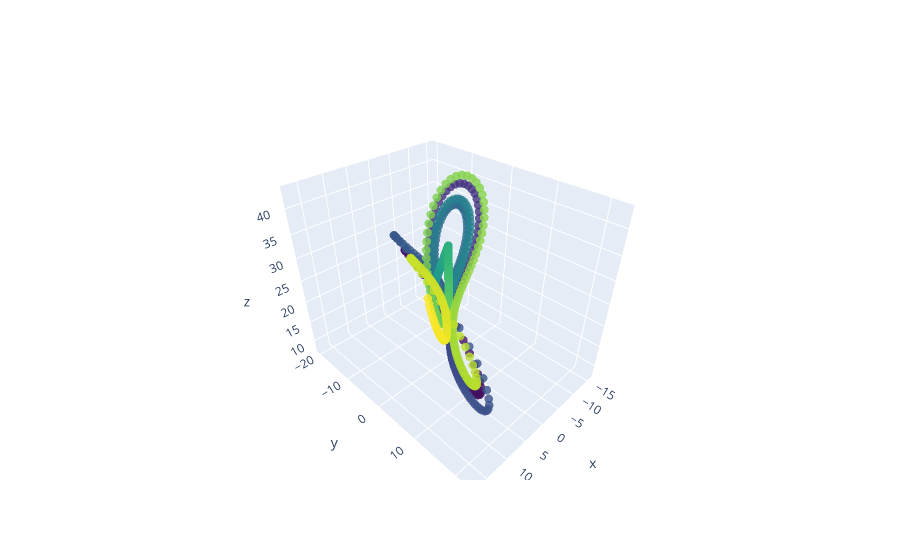

This figure's notebook cell:
### Code cell
import plotly.graph_objects as go
import numpy as np

points_before_break = 400
points_after_break = 600
last_pt = l63[:,points_before_break-1]
skip_length = 50
next_pt = l63[:,points_before_break+skip_length]
center_pt = [-10,-10,26]
number_connecting1 = 100
number_connecting2 = number_connecting1
connecting_sequence1 = np.linspace(last_pt,center_pt,num=number_connecting1)
connecting_sequence2 = np.linspace(center_pt, next_pt, num=number_connecting2)

data = np.concat([l63[:,0:points_before_break].T, connecting_sequence1, connecting_sequence2, l63[:,points_before_break+skip_length:skip_length+points_after_break].T]).T
total_points = data.shape[1]

fig = go.Figure(data=[go.Scatter3d( x=data[0,:],
                                    y=data[1,:],
                                    z=data[2,:],
                                   mode='markers',
                                   marker=dict(
                                    size=3,
                                    color=np.linspace(0,total_points,total_points),                # set color to an array/list of desired values
                                    colorscale='Viridis',   # choose a colorscale
                                    opacity=0.8)
)
    ])
fig.show()

### Figure 1 — Plotly figure (JSON) as saved in the notebook; plotly's stock layout.template omitted (floating-point values rounded to 4 significant figures; data arrays with more than 128 entries replaced by an {"elided": "..."} marker saying what was removed)
{"data": [{"marker": {"color": {"elided": "800 float values"}, "colorscale": [[0, "#440154"], [0.1111, "#482878"], [0.2222, "#3e4989"], [0.3333, "#31688e"], [0.4444, "#26828e"], [0.5556, "#1f9e89"], [0.6667, "#35b779"], [0.7778, "#6ece58"], [0.8889, "#b5de2b"], [1, "#fde725"]], "opacity": 0.8, "size": 3}, "mode": "markers", "type": "scatter3d", "x": {"elided": "800 float values"}, "y": {"elided": "800 float values"}, "z": {"elided": "800 float values"}}], "layout": {}}
